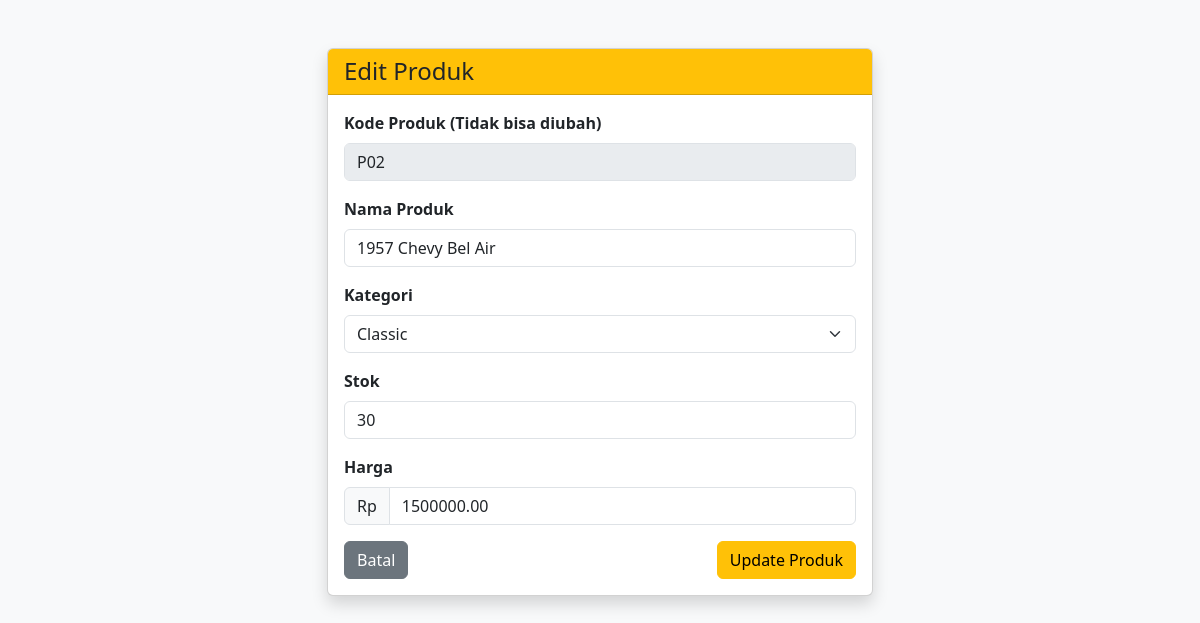
The page /edit.php?code=P02 on the database its author committed.
### tables this page shows
CREATE TABLE `products` (
  `productCode` varchar(15) NOT NULL,
  `productName` varchar(100) NOT NULL,
  `productLine` varchar(50) DEFAULT NULL,
  `quantityInStock` int(11) DEFAULT 0,
  `price` decimal(10,2) DEFAULT NULL
);

### edit.php (the view, shortened to what this page needs)
<?php
include 'koneksi.php';
$code = $_GET['code'] ?? '';
$stmt = $pdo->prepare("SELECT * FROM products WHERE productCode = ?");
$stmt->execute([$code]);
$product = $stmt->fetch(PDO::FETCH_ASSOC);
?>
<!DOCTYPE html>
<html lang="id">
<head>
    <link href="https://cdn.jsdelivr.net/npm/bootstrap@5.3.0/dist/css/bootstrap.min.css" rel="stylesheet">
</head>
<body class="bg-light">
    <div class="container mt-5">
        <div class="row justify-content-center">
            <div class="col-md-6">
                <div class="card shadow">
                    <div class="card-header bg-warning text-dark">
                        <h4 class="mb-0">Edit Produk</h4>
                    </div>
                    <div class="card-body">
                        <form method="POST">
                            <div class="mb-3">
                                <label class="form-label fw-bold">Kode Produk (Tidak bisa diubah)</label>
                                <input type="text" class="form-control bg-body-secondary" value="<?= htmlspecialchars($product['productCode']) ?>" disabled>
                            </div>
                            <div class="mb-3">
                                <label class="form-label fw-bold">Nama Produk</label>
                                <input type="text" name="productName" class="form-control" value="<?= htmlspecialchars($product['productName']) ?>" required>
                            </div>
                            <div class="mb-3">
                                <label class="form-label fw-bold">Kategori</label>
                                <select name="productLine" class="form-select">
                                    <option value="Classic" <?= $product['productLine'] == 'Classic' ? 'selected' : '' ?>>Classic</option>
                                </select>
                            </div>
                            <div class="mb-3">
                                <label class="form-label fw-bold">Stok</label>
                                <input type="number" name="quantityInStock" class="form-control" value="<?= $product['quantityInStock'] ?>">
                            </div>
                            <div class="mb-3">
                                <label class="form-label fw-bold">Harga</label>
                                <div class="input-group">
                                    <span class="input-group-text">Rp</span>
                                    <input type="number" name="price" step="0.01" class="form-control" value="<?= $product['price'] ?>" required>
                                </div>
                            </div>
                            <div class="d-flex justify-content-between">
                                <a href="index.php" class="btn btn-secondary">Batal</a>
                                <button type="submit" class="btn btn-warning">Update Produk</button>
                            </div>
                        </form>
                    </div>
                </div>
            </div>
        </div>
    </div>
</body>
</html>

### rows shown on the page
products: productCode "P02", productName "1957 Chevy Bel Air", productLine "Classic", quantityInStock "30", price "1500000.00"
